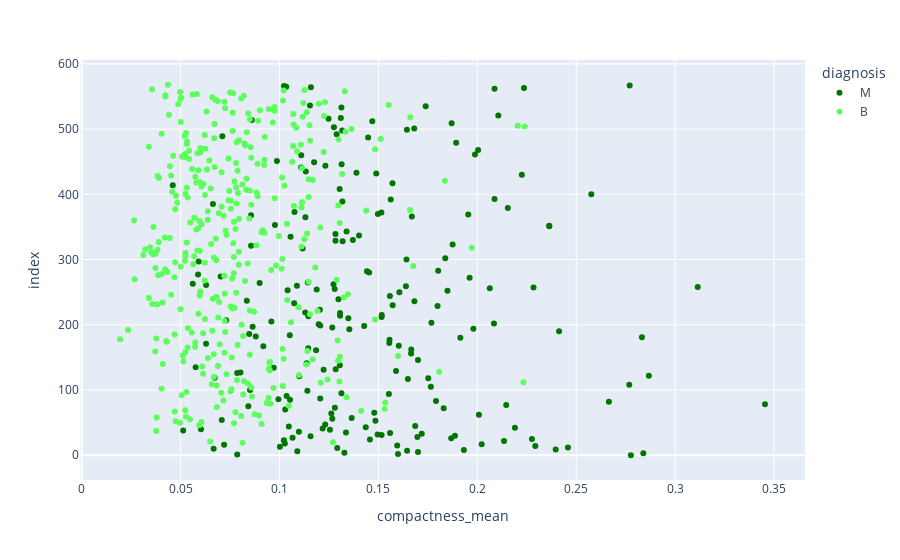

The cell this chart's notebook holds for it:
### Code cell
for column in df.drop("diagnosis",axis=1).columns[5:10]:
    
    # for loop auto iterates through the first five feature columns in the dataframe
    fig = px.scatter(data_frame =df ,
                 x=column,
                 color = 'diagnosis',
                 color_discrete_sequence = ['#007500','#5CFF5C'],
                 orientation = 'v')
    fig.show()

### Figure 1 — Plotly figure (JSON) as saved in the notebook; plotly's stock layout.template omitted (floating-point values rounded to 4 significant figures; data arrays with more than 128 entries replaced by an {"elided": "..."} marker saying what was removed)
{"data": [{"hovertemplate": "diagnosis=M<br>compactness_mean=%{x}<br>index=%{y}<extra></extra>", "legendgroup": "M", "marker": {"color": "#007500", "symbol": "circle"}, "mode": "markers", "name": "M", "orientation": "v", "showlegend": true, "type": "scatter", "x": {"elided": "212 float values"}, "xaxis": "x", "y": {"elided": "212 int values"}, "yaxis": "y"}, {"hovertemplate": "diagnosis=B<br>compactness_mean=%{x}<br>index=%{y}<extra></extra>", "legendgroup": "B", "marker": {"color": "#5CFF5C", "symbol": "circle"}, "mode": "markers", "name": "B", "orientation": "v", "showlegend": true, "type": "scatter", "x": {"elided": "357 float values"}, "xaxis": "x", "y": {"elided": "357 int values"}, "yaxis": "y"}], "layout": {"legend": {"title": {"text": "diagnosis"}, "tracegroupgap": 0}, "margin": {"t": 60}, "xaxis": {"anchor": "y", "domain": [0, 1], "title": {"text": "compactness_mean"}}, "yaxis": {"anchor": "x", "domain": [0, 1], "title": {"text": "index"}}}}
